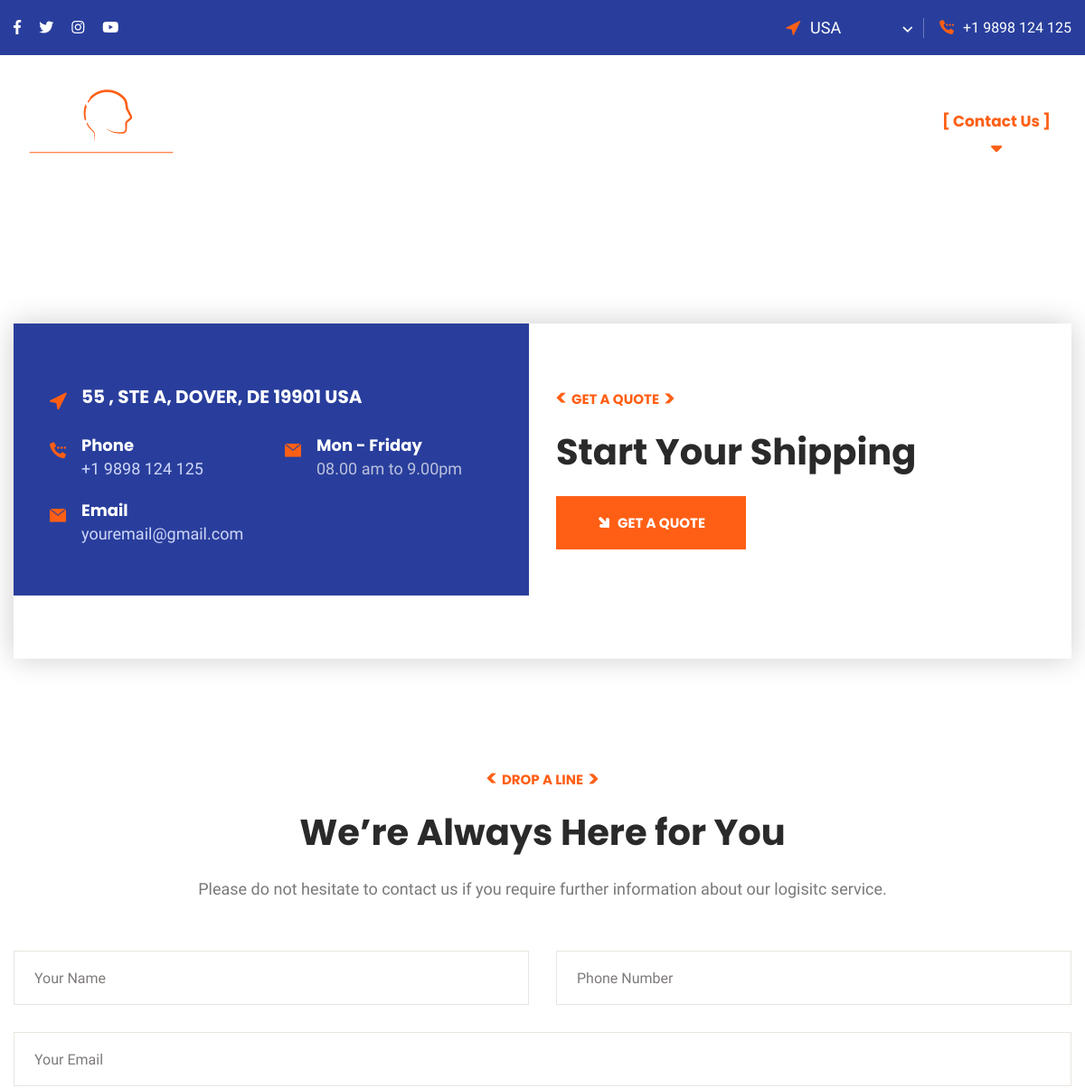
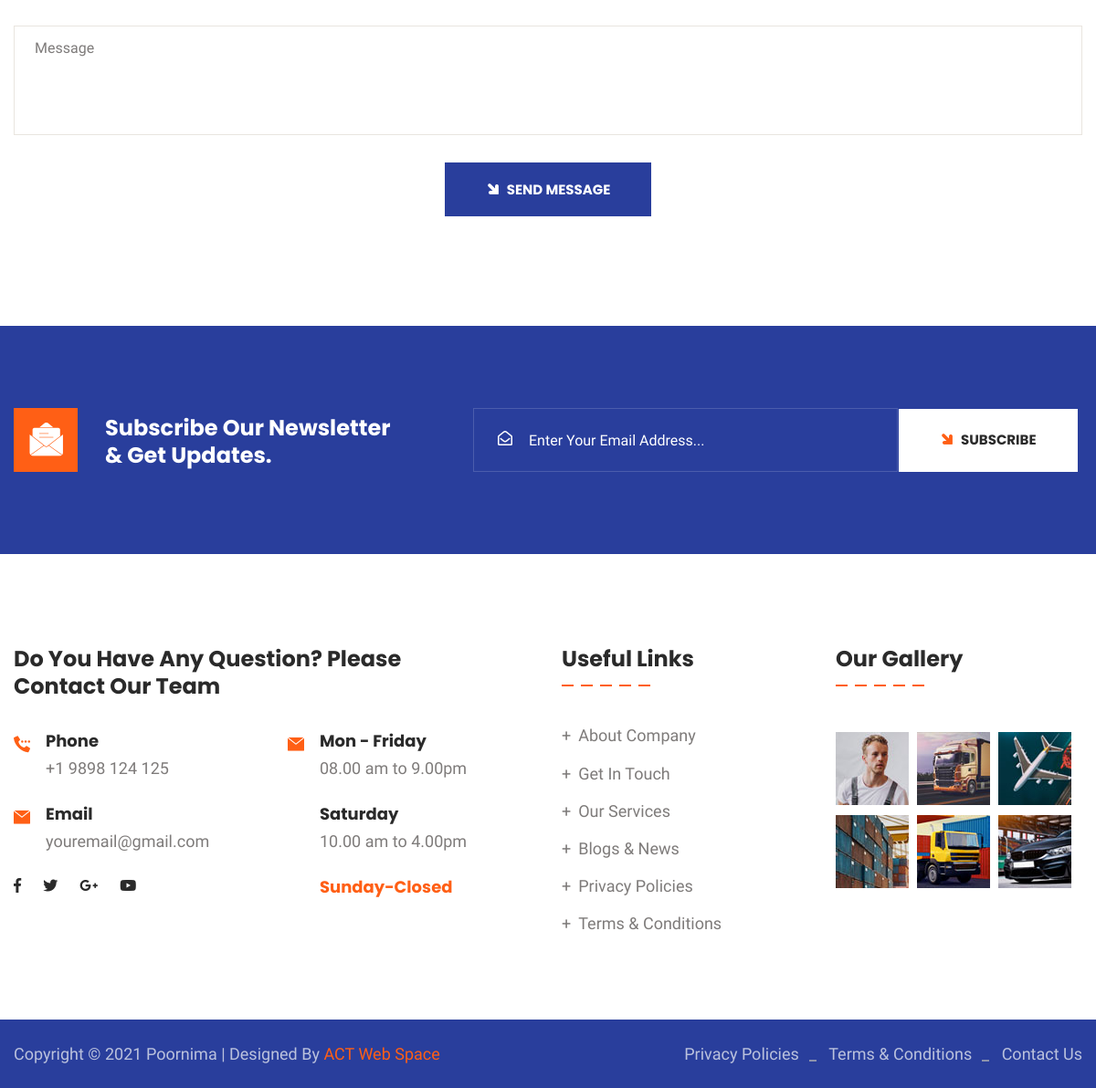
The page /contact.php on the database its author committed (2 pictures, top to bottom).
### tables this page shows
CREATE TABLE `settings` (
  `id` int(100) NOT NULL,
  `header_logo` varchar(255) DEFAULT NULL,
  `email` varchar(255) DEFAULT NULL,
  `phone` varchar(255) DEFAULT NULL,
  `phone2` varchar(20) DEFAULT NULL,
  `footer_logo` varchar(255) DEFAULT NULL,
  `footer_desc` varchar(5000) DEFAULT NULL,
  `facebook` varchar(2000) DEFAULT NULL,
  `twitter` varchar(2000) DEFAULT NULL,
  `linkedin` varchar(2000) DEFAULT NULL,
  `instagram` varchar(2000) DEFAULT NULL,
  `youtube` varchar(2000) DEFAULT NULL,
  `address` varchar(1000) DEFAULT NULL,
  `city` varchar(255) DEFAULT NULL,
  `state` varchar(255) DEFAULT NULL,
  `country` varchar(255) DEFAULT NULL,
  `pin` varchar(255) DEFAULT NULL,
  `map` varchar(3000) DEFAULT NULL,
  `site_name` varchar(255) DEFAULT NULL
);

### contact.php (the view, shortened to what this page needs)
<?php
    include "admin/conn.php";
?>
<!DOCTYPE html>
<html lang="en">
<head>
<link href="assets/css/bootstrap.css" rel="stylesheet">
<link href="assets/css/style.css" rel="stylesheet">
<link href="assets/css/responsive.css" rel="stylesheet">
<link href="assets/css/color.css" rel="stylesheet">
</head>
<body>
<div class="page-wrapper">
    <?php  include "header.php"; ?>
    <section class="map-section">
        <div class="contact-map">
            <?php echo $setting['map'];  ?>
        </div>
    </section>
    <section class="contact-info-section-two">
        <div class="auto-container">
            <div class="tab-content">
                <div class="tab-pane fadeInUp animated active" id="tab-two" role="tabpanel" aria-labelledby="tab-two">
                    <div class="row">
                        <div class="col-lg-6">
                            <div class="outer-box">
                                <h4><span class="flaticon-cursor"></span><?php echo $setting['address']; ?></h4>
                                <div class="row">
                                    <div class="col-md-6">
                                        <div class="wrapper-box">
                                            <div class="icon-box">
                                                <div class="icon"><span class="flaticon-calling"></span></div>
                                                <div class="text-area">
                                                    <div class="text"><strong>Phone</strong><a href="tel:<?php echo $setting['phone']; ?>"><?php echo $setting['phone']; ?></a></div>
                                                </div>
                                            </div>
                                            <div class="icon-box">
                                                <div class="icon"><span class="flaticon-mail"></span></div>
                                                <div class="text-area">
                                                    <div class="text"><strong>Email</strong><a style="" href="mail:<?php echo $setting['email']; ?>"><?php echo $setting['email']; ?></a></div>
                                                </div>
                                            </div>
                                        </div>
                                    </div>
                                    <div class="col-md-6">
                                        <div class="icon-box">
                                            <div class="icon"><span class="flaticon-mail"></span></div>
                                            <div class="text-area">
                                                <div class="text"><strong>Mon - Friday</strong>08.00 am to 9.00pm</div>
                                            </div>
                                        </div>
                                    </div>
                                </div>
                            </div>
                        </div>
                        <div class="col-lg-6">
                            <div class="sec-title">
                                <div class="sub-title">Get a Quote</div>
                                <h2>Start Your Shipping</h2>
                            </div>
                                <a href="#cform" class="theme-btn btn-style-one"><span><i class="flaticon-up-arrow"></i>Get A Quote</span></a>
                            </div>
                        </div>
                    </div>
                </div>
            </div>
        </div>
    <section class="contact-form-section" id="cform">
        <div class="auto-container">
            <div class="sec-title text-center">
                <div class="sub-title">Drop a line</div>
                <h2>We’re Always Here for You</h2>
                <div class="text">Please do not hesitate to contact us if you require further information about our logisitc service.</div>
            </div>
            <div class="contact-form">
                <form method="post" action="send-mail.php" id="contact-form">
                    <div class="row">
                        <div class="form-group col-md-6">
                            <input type="text" name="name" value="" placeholder="Your Name" required>
                        </div>
                        <div class="form-group col-md-6">
                            <input type="text" name="phone" value="" placeholder="Phone Number" required>
                        </div>
                        <div class="form-group col-md-12">
                            <input type="text" name="email" value="" placeholder="Your Email" required>
                        </div>
                        <div class="form-group col-md-12">
                            <textarea name="message" placeholder="Message"></textarea>
                        </div>
                        <div class="form-group text-center col-md-12">
                            <button class="theme-btn btn-style-one" type="submit" data-loading-text="Please wait..." name="submit"><span><i class="flaticon-up-arrow"></i>Send Message</span></button>
                        </div>
                    </div>
                </form>
            </div>
        </div>
    </section>
<?php include "footer.php"; ?>
</body>
</html>

### header.php (shortened to what this page needs)
<?php
    include "admin/conn.php";
    $settings = mysqli_query($con,"SELECT * FROM settings");
    $setting  = mysqli_fetch_array($settings);
?>
    <header class="main-header header-style-one">
        <div class="header-top">
            <div class="auto-container">
                <div class="inner-container">
                    <div class="left-column">
                        <ul class="social-icon">
                            <li><a target="blank" href="<?php echo $setting['facebook']; ?>"><i class="fab fa-facebook-f"></i></a></li>
                            <li><a target="blank" href="<?php echo $setting['twitter']; ?>"><i class="fab fa-twitter"></i></a></li>
                            <li><a target="blank" href="<?php echo $setting['instagram']; ?>"><i class="fab fa-instagram"></i></a></li>
                            <li><a target="blank" href="<?php echo $setting['youtube']; ?>"><i class="fab fa-youtube"></i></a></li>
                        </ul>
                    </div>
                    <div class="right-column">
                        <div class="location">
                            <span class="flaticon-cursor"></span>
                            <form action="#" class="location-switcher">
                                <select class="selectpicker">
                                    <option value="1">USA</option>
                                </select>
                            </form>
                        </div>
                        <div class="phone-number"><i class="flaticon-calling"></i><a href="tel:<?php  echo $setting['phone']; ?>"></a><?php  echo $setting['phone']; ?></div>
                    </div>
                </div>
            </div>
        </div>
        <div class="header-upper">
            <div class="auto-container">
                <div class="inner-container">
                    <div class="logo-box">
                        <div class="logo"><a href="index.php"><img src="assets/images/klogo2.png" alt=""></a></div>
                    </div>
                    <div class="right-column">
                        <div class="nav-outer">
                            <nav class="main-menu navbar-expand-md navbar-light">
                                <div class="collapse navbar-collapse show clearfix" id="navbarSupportedContent">
                                    <ul class="navigation">
                                        <li class="dropdown"><a href="index.php">Home</a></li>
                                        <li class="dropdown"><a href="about.php">About Us</a></li>
                                        <li class="dropdown"><a href="service.php">Services</a>
                                        <li class="dropdown"><a href="faq.php">FAQ</a>
                                        </li>
                                        <li class="dropdown"><a href="blog.php">News</a>
                                        </li>
                                        <li><a href="contact.php">Contact Us</a></li>
                                    </ul>
                                </div>
                            </nav>
                        </div>
                    </div>
                </div>
            </div>
        </div>
    </header>

### footer.php (shortened to what this page needs)
<?php
    include "admin/conn.php";
    $settings = mysqli_query($con,"SELECT * FROM settings");
    $setting  = mysqli_fetch_array($settings);
?>
    <section class="newsletter-section style-two">
        <div class="auto-container">
            <div class="row">
                <div class="col-lg-5">
                    <h3><span class="flaticon-email"></span> Subscribe Our Newsletter <br> & Get Updates.</h3>
                </div>
                <div class="col-lg-7">
                    <div class="newsletter-form">
                        <form action="subscribe.php" method="post">
                            <div class="form-group">
                                <i class="far fa-envelope-open"></i>
                                <input type="email" placeholder="Enter Your Email Address..."  name="email">
                                <button type="submit" class="theme-btn btn-style-one"><span><i class="flaticon-up-arrow" name="submit"></i>Subscribe</span></button>
                            </div>
                        </form>
                    </div>
                </div>
            </div>
        </div>
    </section>
    <footer class="main-footer">
        <div class="upper-box">
            <div class="auto-container">
                <div class="row">
                    <div class="col-lg-6">
                        <div class="widget contact-widget style-two">
                            <h4>Do You Have Any Question? Please <br> Contact Our Team</h4>
                            <div class="row">
                                <div class="col-md-6">
                                    <div class="wrapper-box">
                                        <div class="icon-box">
                                            <div class="icon"><span class="flaticon-calling"></span></div>
                                            <div class="text"><strong>Phone</strong><a href="tel:<?php echo $setting['phone']; ?>"><?php echo $setting['phone']; ?></a></div>
                                        </div>
                                        <div class="icon-box">
                                            <div class="icon"><span class="flaticon-mail"></span></div>
                                            <div class="text"><strong>Email</strong><a href="mail:<?php echo $setting['email']; ?>"><?php echo $setting['email']; ?></a></div>
                                        </div>
                                        <ul class="social-icon">
                                            <li><a href="#"><i class="fab fa-facebook-f"></i></a></li>
                                            <li><a href="#"><i class="fab fa-twitter"></i></a></li>
                                            <li><a href="#"><i class="fab fa-google-plus-g"></i></a></li>
                                            <li><a href="#"><i class="fab fa-youtube"></i></a></li>
                                        </ul>
                                    </div>
                                </div>
                                <div class="col-md-6">
                                    <div class="icon-box">
                                        <div class="icon"><span class="flaticon-mail"></span></div>
                                        <div>
                                            <div class="text"><strong>Mon - Friday</strong>08.00 am to 9.00pm</div>
                                            <div class="text"><strong>Saturday</strong>10.00 am to 4.00pm</div>
                                            <div class="text"><span>Sunday-Closed</span></div>
                                        </div>
                                    </div>
                                </div>
                            </div>
                        </div>
                    </div>
                    <div class="col-lg-6">
                        <div class="row">
                            <div class="col-md-6">
                                <div class="widget links-widget">
                                    <h4 class="widget_title">Useful Links</h4>
                                    <div class="widget-content">
                                        <ul class="list">
                                            <li><a href="about.php">About Company</a></li>
                                            <li><a href="contact.php">Get In Touch</a></li>
                                           <li><a href="service.php">Our Services</a></li>
                                            <li><a href="blog.php">Blogs & News</a></li>
                                            <li><a href="privacy.php">Privacy Policies</a></li>
                                            <li><a href="terms.php">Terms & Conditions</a></li>
                                        </ul>
                                    </div>
                                </div>
                            </div>
                            <div class="col-md-6">
                                <div class="widget instagram-widget">
                                    <h4 class="widget_title">Our Gallery</h4>
                                    <div class="wrapper-box">
                                        <div class="image">
                                            <img src="assets/images/gallery/gallery-1.jpg" alt="">
                                        </div>
                                        <div class="image">
                                            <img src="assets/images/gallery/gallery-2.jpg" alt="">
                                        </div>
                                        <div class="image">
                                            <img src="assets/images/gallery/gallery-3.jpg" alt="">
                                        </div>
                                        <div class="image">
                                            <img src="assets/images/gallery/gallery-4.jpg" alt="">
                                        </div>
                                        <div class="image">
                                            <img src="assets/images/gallery/gallery-5.jpg" alt="">
                                        </div>
                                        <div class="image">
                                            <img src="assets/images/gallery/gallery-6.jpg" alt="">
                                        </div>
                                    </div>
                                </div>
                            </div>
                        </div>
                    </div>
                </div>
            </div>
        </div>
    </footer>
    <div class="footer-bottom">
        <div class="auto-container">
            <div class="row m-0 align-items-center justify-content-between">
                <div class="copyright-text">Copyright © 2021 <?php echo $setting['site_name']; ?> | Designed By <a target="blank" href="https://www.actwebspace.com"> ACT Web Space</a></div>
                <ul class="menu">
                    <li><a href="privacy.php">Privacy Policies</a></li>
                    <li><a href="terms.php">Terms & Conditions </a></li>
                    <li><a href="contact.php">  Contact Us</a></li>
                </ul>
            </div>
        </div>
    </div>

### rows shown on the page
settings: phone "+1 9898 124 125", address "55 , STE A, DOVER, DE 19901 USA", email "youremail@gmail.com", site_name "Poornima"
